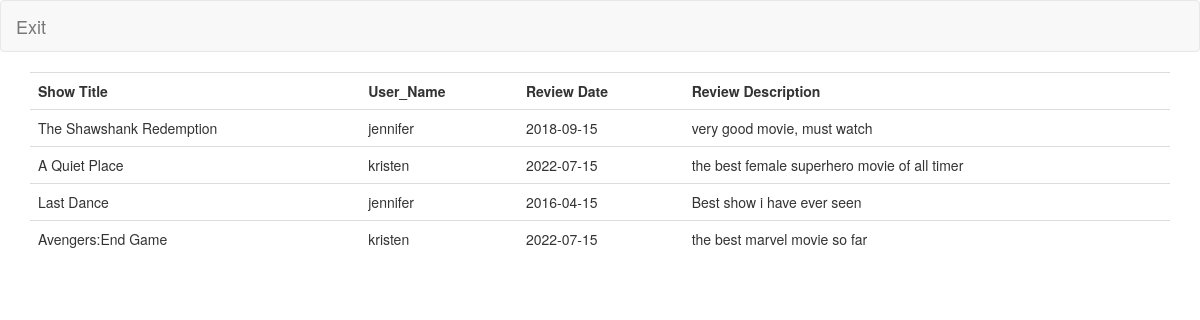
/review.php, run on the app's committed database.
### tables this page shows
CREATE TABLE Reviews(
    Review_Id INTEGER NOT NULL,
    User_Name VARCHAR(30) NOT NULL,
    Show_Id Integer NOT NULL,
    UpVotes INTEGER,  
    DownVotes INTEGER,
    Rating FLOAT CHECK (Rating >= 0 and Rating <= 10),
    Review_Description VARCHAR(20000),
    Review_Date DATE,
    PRIMARY KEY(Review_Id)
     
);

CREATE TABLE Shows(
    Show_Id INTEGER NOT NULL AUTO_INCREMENT,
    Title VARCHAR(30),
    Language VARCHAR(30),
    Rating FLOAT CHECK (Rating >= 0 and Rating <= 10.0),
    Certification VARCHAR (10),
    Budget INTEGER CHECK (Budget >0),
    Popularity FLOAT CHECK(Popularity >0),
    Location VARCHAR(30),
    PRIMARY KEY(Show_Id)
    
);

### display-engine.php (the view, shortened to what this page needs)
<?php
function display_query($Query, $Result_Type) {
	$sqlcon=mysqli_connect("localhost","root","cel78en","moviedbv4");
	$result = mysqli_query($sqlcon, $Query);
	echo "<table class='table'>";
	switch($Result_Type) {
		case "rvwdetails":
			echo "<tr><th>Show Title</th> <th>User_Name</th> <th>Review Date</th> <th>Review Description</th></tr>";
			while($row = mysqli_fetch_array($result)) {
			        display_row(array("Title","User_Name","Review_Date","Review_Description"), $row);
			}
			break;
	}
	echo "</table>";
}
function display_row($fields, $row) {
	echo "<tr>";
	foreach ($fields as $field) {
		echo "<td>" . $row[$field] . "</td>";
  	}
  	echo "</tr>";
}
?>

### data on the page
reviews: Show_Id.Title "The Shawshank Redemption", User_Name "jennifer", Review_Date "2018-09-15", Review_Description "very good movie, must watch"
reviews: Show_Id.Title "A Quiet Place", User_Name "kristen", Review_Date "2022-07-15", Review_Description "the best female superhero movie of all timer"
reviews: Show_Id.Title "Last Dance", User_Name "jennifer", Review_Date "2016-04-15", Review_Description "Best show i have ever seen"
reviews: Show_Id.Title "Avengers:End Game", User_Name "kristen", Review_Date "2022-07-15", Review_Description "the best marvel movie so far"
